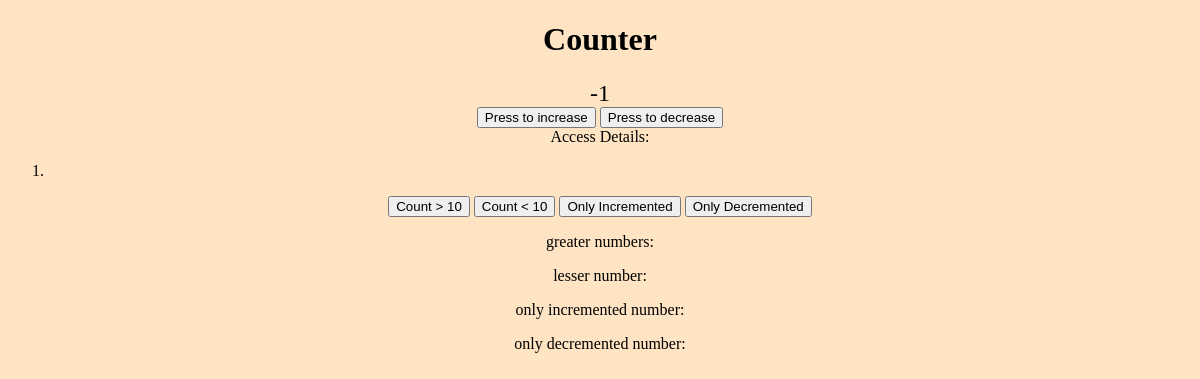
The app's page /practice/2/, older data.
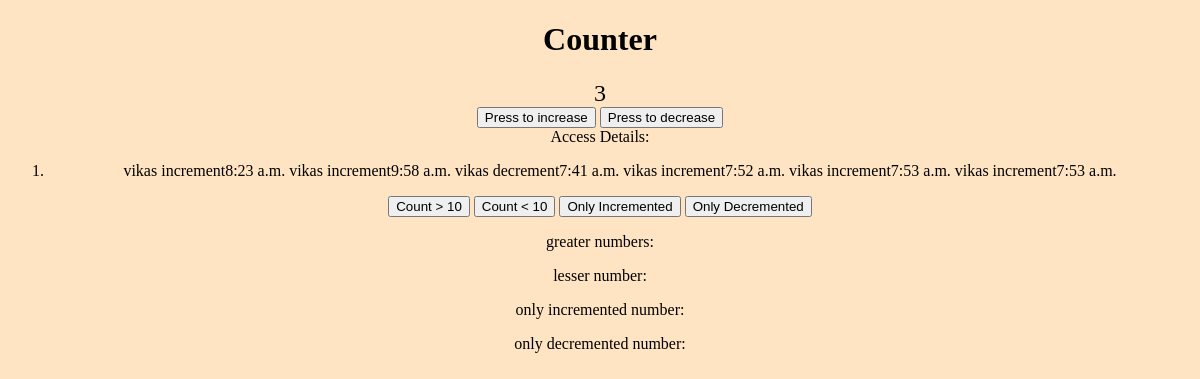
The same page, newer data.
### count/models.py (models this page shows, shortened)
class Count(models.Model):
    increment = models.IntegerField(default=0)

class DataStored(models.Model):
    username = models.CharField(max_length=100)
    time = models.TimeField()
    action_type = models.CharField(max_length=100, blank=True)
    count = models.ForeignKey(Count)

### count/views.py (the view, shortened to what this page needs)
# urls.py: url(r'^practice/(?P<count_id>\d+)/', views.count_number, name='count'),
@csrf_exempt
def count_number(request, count_id):
    if request.method == "GET":
        try:
            count_obj = Count.objects.get(id=count_id)
        except:
            count_obj = Count.objects.create(id=count_id)
        records = DataStored.objects.filter(count_id=count_id)
        greater = Count.objects.filter(increment__gte=10)
        lesser = Count.objects.filter(increment__lte=10)
        return render(
            request,
            "increment_page.html",
            {"count_obj": count_obj, "records": records, "greater": greater,
             "lesser": lesser}
        )

### templates/increment_page.html (shortened to what this page needs)
<!DOCTYPE html>
<html lang="en">
<head>
</head>
<body bgcolor="#ffe4c4">
<div align="center">
    <h1><label for="number" class="sr-only"> Counter</label></h1>
    <div id="result" style="font-size: x-large">
        {{ count_obj.increment }}
    </div>
    <div class="add-row">
        <button type="button" id="increment">Press to increase</button>
        <button type="button" id="decrement"> Press to decrease</button>
    </div>
    <div>
        Access Details:
        {% if count_obj %}
            <ol>
            <li>
                {% for count  in records %}
                    {{ count.username }} {{ count.action_type }}{{ count.time }}
                {% endfor %}
            </li>
        {% endif %}
        </ol>
        <button type="button" id="greater_values">Count > 10</button>
        <button type="button" id="lesser_values">Count < 10</button>
        <button type="button" id="only-incremented">Only Incremented</button>
        <button type="button" id="only-decremented">Only Decremented</button>
    </div>
    <div id="grt">
        <p>
            greater numbers:
        </p>
    </div>
    <div id="lsr">
        <p>
            lesser number:
        </p>
    </div>
    <div id ="incremented">
        <p>
        only incremented number:
        </p>
    </div>
    <div id="decremented">
        <p>
            only decremented number:
        </p>
    </div>
</div>
</body>
</html>

Row changes from the older to the newer data that the page shows:
changed Count: increment "-1" → "3"
added DataStored: username "vikas", action_type "increment", time "8:23 a.m."
added DataStored: username "vikas", action_type "increment", time "9:58 a.m."
added DataStored: username "vikas", action_type "decrement", time "7:41 a.m."
added DataStored: username "vikas", action_type "increment", time "7:52 a.m."
added DataStored: username "vikas", action_type "increment", time "7:53 a.m."
added DataStored: username "vikas", action_type "increment", time "7:53 a.m."
